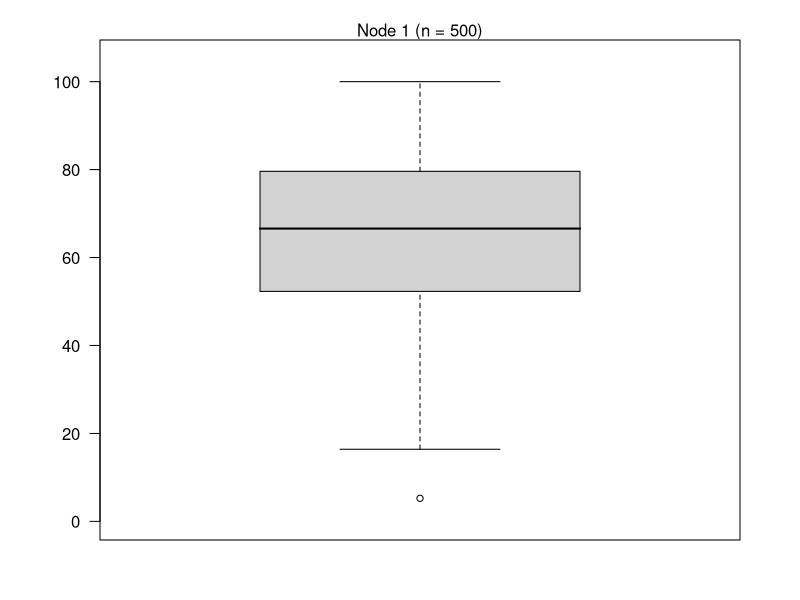
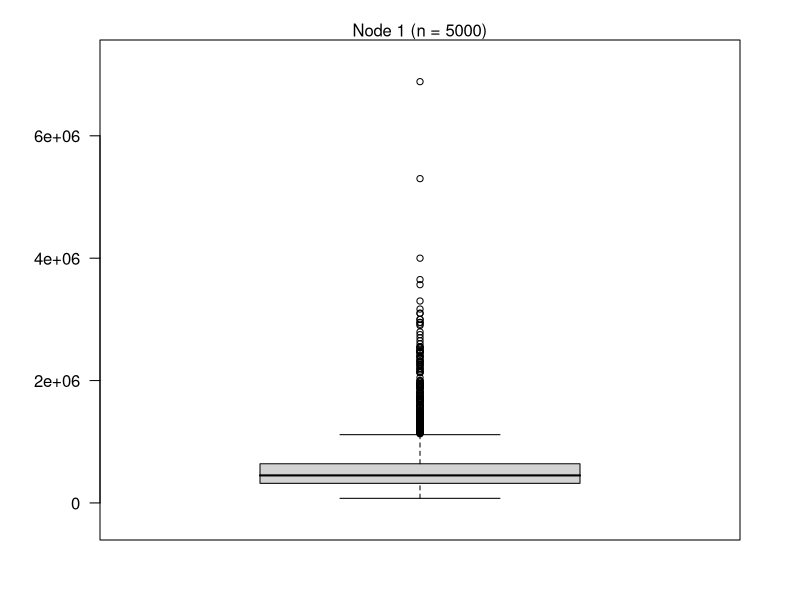

Reproduce these figures in R, in order.
## ---- chunk 1
knitr::opts_chunk$set(comment = NA, 
                      fig.width = 6, 
                      fig.height = 6,
                      fig.align = 'center',
                      echo = TRUE, 
                      eval = TRUE, 
                      warning = FALSE,
                      message = FALSE)

options(digits = 3)
## ---- chunk 2
# Load packages necessary for this script
library(tidyverse)
library(caret)
library(party)
library(partykit)
## ---- chunk 3
# Set training method to "none"
ctrl_none <- trainControl(method = "none")
## ---- chunk 4
# College data
college_train <- read_csv(file = "1_Data/college_train.csv")
college_test <- read_csv(file = "1_Data/college_test.csv")
## ---- chunk 5
# Print data sets to the console
college_train
college_test
## ---- chunk 6
# Convert all character features to factor
college_train <- college_train %>%
          mutate_if(is.character, factor)
college_test <- college_test %>%
          mutate_if(is.character, factor)
## ---- chunk 7
graduation_glm <- train(form = Grad.Rate ~ .,
                        data = college_train,
                        method = "glm",
                        trControl = ctrl_none)
## ---- chunk 8
graduation_glm$finalModel
summary(graduation_glm)
## ---- chunk 9
glm_fit <- predict(graduation_glm)
## ---- chunk 10
# fit decision tree
graduation_rpart <- train(form = Grad.Rate ~ .,
                          data = college_train,
                          method = "rpart",
                          trControl = ctrl_none) 
## ---- chunk 11
graduation_rpart$finalModel
plot(as.party(graduation_rpart$finalModel))
## ---- chunk 12
rpart_fit <- predict(graduation_rpart)
## ---- chunk 13
# fit random forest
graduation_rf <- train(form = Grad.Rate ~ ., 
                 data = college_train,
                 method = "rf",
                 trControl = ctrl_none)
## ---- chunk 14
rf_fit <- predict(graduation_rf)
## ---- chunk 15
# Store training criterion
criterion_train <- college_train$Grad.Rate
## ---- chunk 16
# Regression accuracy
postResample(pred = glm_fit, obs = criterion_train)

# Decision tree accuracy
postResample(pred = rpart_fit, obs = criterion_train)

# Random forest accuracy
postResample(pred = rf_fit, obs = criterion_train)
## ---- chunk 17
# Store test criterion
criterion_test <- college_test$Grad.Rate
## ---- chunk 18
# Regression predicted values
glm_pred <- predict(graduation_glm, newdata = college_test)

# Decision trees predicted values
rpart_pred <- predict(graduation_rpart, newdata = college_test)

# Random forests predicted values
rf_pred <- predict(graduation_rf, newdata = college_test)
## ---- chunk 19
# Regression prediction performance
postResample(pred = glm_pred, obs = criterion_test)

# Decision trees prediction performance
postResample(pred = rpart_pred, obs = criterion_test)

# Random forests prediction performance
postResample(pred = rf_pred, obs = criterion_test)
## ---- chunk 20
# The regression goodness of fit stayed the most constant. The random forest one droped considerably.
## ---- chunk 21
# The random forest predictions are still the most accurate.
## ---- chunk 22
# house data
house_train <- read_csv(file = "1_Data/house_train.csv")
house_test <- read_csv(file = "1_Data/house_test.csv")
## ---- chunk 23
# Print dataframes to the console
house_train
house_test
## ---- chunk 24
# fit regression
price_glm <- train(form = price ~ .,
                   data = house_train,
                   method = "glm",
                   trControl = ctrl_none)
## ---- chunk 25
price_glm$finalModel
summary(price_glm)
## ---- chunk 26
# Store fitted values
glm_fit <- predict(price_glm)
## ---- chunk 27
# fit decision tree
price_rpart <- train(form = price ~ .,
                     data = house_train,
                     method = "rpart",
                     trControl = ctrl_none) 
## ---- chunk 28
price_rpart$finalModel
plot(as.party(price_rpart$finalModel))
## ---- chunk 29
# Store fitted values
rpart_fit <- predict(price_rpart)
## ---- chunk 30
price_rf <- train(form = price ~ .,
                 data = house_train,
                 method = "rf",
                 trControl = ctrl_none)
## ---- chunk 31
# store fitted values
rf_fit <- predict(price_rf)
## ---- chunk 32
# store criterion
criterion_train <- house_train$price
## ---- chunk 33
# Regression
postResample(pred = glm_fit, obs = criterion_train)

# Decision Trees
postResample(pred = rpart_fit, obs = criterion_train)

# Random Forests
postResample(pred = rf_fit, obs = criterion_train)
## ---- chunk 34
# store criterion of test data
criterion_test <- house_test$price
## ---- chunk 35
# Regression
glm_pred <- predict(price_glm, 
                    newdata = house_test)

# Decision Trees
rpart_pred <- predict(price_rpart, 
                      newdata = house_test)

# Random Forests
rf_pred <- predict(price_rf, 
                   newdata = house_test)
## ---- chunk 36
# Regression
postResample(pred = glm_pred, obs = criterion_test)

# Decision Trees
postResample(pred = rpart_pred, obs = criterion_test)

# Random Forests
postResample(pred = rf_pred, obs = criterion_test)
## ---- chunk 37
library(tidyverse)
library(ggthemes)
